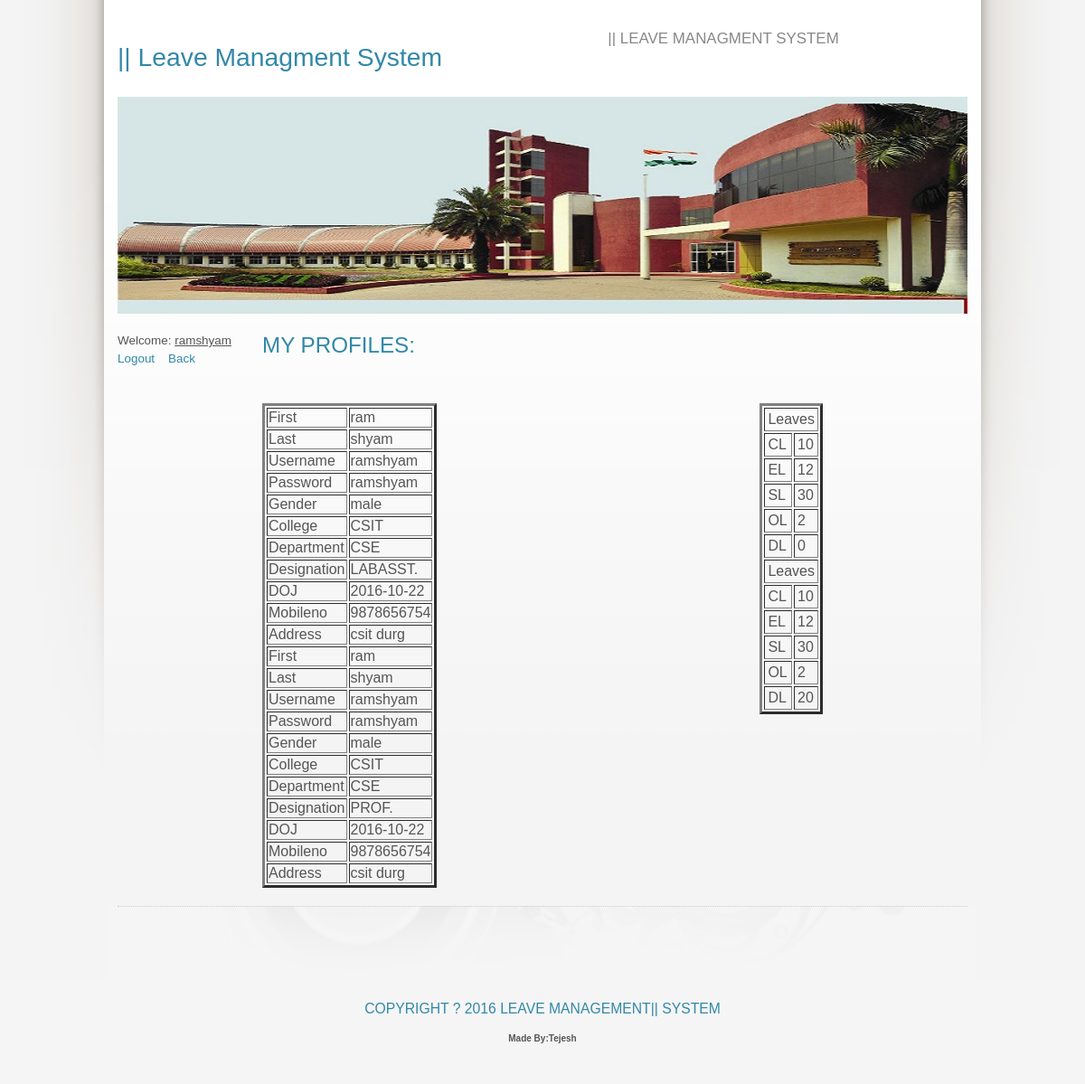
Page /myprofile.php (signed in) on the committed database.
### tables this page shows
CREATE TABLE IF NOT EXISTS `registration` (
  `ID` int(11) NOT NULL,
  `FIRST` varchar(50) NOT NULL,
  `LAST` varchar(50) NOT NULL,
  `USERNAME` varchar(50) NOT NULL,
  `PASSWORD` varchar(50) NOT NULL,
  `GENDER` varchar(30) NOT NULL,
  `COLLEGE` varchar(50) NOT NULL,
  `DEPARTMENT` varchar(50) NOT NULL,
  `DESIGNATION` varchar(50) NOT NULL,
  `TYPE` varchar(80) NOT NULL,
  `DOJ` varchar(30) NOT NULL,
  `MOBILENO` bigint(20) NOT NULL,
  `ADDRESS` varchar(300) NOT NULL,
  `CL` float NOT NULL,
  `EL` int(11) NOT NULL,
  `SL` int(11) NOT NULL,
  `OL` int(11) NOT NULL,
  `DL` int(11) NOT NULL
);

### myprofile.php (the view, shortened to what this page needs)
<html>
<head>
	<link rel="stylesheet" type="text/css" href="origo.css" title="Origo" media="all" />
</head>
<body class="light blue smaller freestyle01">
<div id="layout">
	<div class="row smaller">
		<div class="col c5 smaller">
			<h1><a href="index.php">|| Leave Managment System</a></h1>
		</div>
		<div class="col c7 aligncenter">
			<p class="slogan">|| Leave Managment System</p>
		</div>
	</div>
	<div class="row">
		<div class="col c12 aligncenter">
			<img src="images/front.jpg" width="960" height="240" alt="" />
		</div>
	</div>
	<div class="row">
		<div class="col c2 alignleft">
			<ul class="menu">
<?php
if($_SESSION['USERNAME']==session_id())
				{
				$a=$_SESSION['USER'];
				echo"Welcome: <u> $a</u>";
				?>
				<a href='logout.php'>Logout</a>&nbsp;&nbsp;&nbsp;
				<a href="user_login.php">Back</a>
			</div>
		<div class="col c8">
			<h2>MY PROFILES:</h2>
<br><br><br>
<?php
 $q="select * from registration where USERNAME='$a'";
 $rs=mysql_query($q);
?>
<?php
echo"<table border='3' style='float:left;'>";
 while($row=mysql_fetch_array($rs))
 {
  echo"<tr><td>First</td><td>$row[FIRST]</td></tr>";
  echo"<tr><td>Last</td><td>$row[LAST]</td></tr>";
  echo"<tr><td>Username</td><td>$row[USERNAME]</td></tr>";
  echo"<tr><td>Password</td><td>$row[PASSWORD]</td></tr>";
  echo"<tr><td>Gender</td><td>$row[GENDER]</td></tr>";
  echo"<tr><td>College</td><td>$row[COLLEGE]</td></tr>";
  echo"<tr><td>Department</td><td>$row[DEPARTMENT]</td></tr>";
  echo"<tr><td>Designation</td><td>$row[DESIGNATION]</td></tr>";
  echo"<tr><td>DOJ</td><td>$row[DOJ]</td></tr>";
  echo"<tr><td>Mobileno</td><td>$row[MOBILENO]</td></tr>";
  echo"<tr><td>Address</td><td>$row[ADDRESS]</td></tr>";
 }
echo"</table>";
?>
<?php
 $q="select * from registration where USERNAME='$a'";
 $rs=mysql_query($q);
?>
<?php
echo"<table border='3' style='float:right;' cellpadding='3'>";
 while($row=mysql_fetch_array($rs))
 {
  echo"<tr><td colspan='2'>Leaves</td></tr>";
  echo"<tr><td>CL</td><td>$row[CL]</td></tr>";
  echo"<tr><td>EL</td><td>$row[EL]</td></tr>";
  echo"<tr><td>SL</td><td>$row[SL]</td></tr>";
  echo"<tr><td>OL</td><td>$row[OL]</td></tr>";
  echo"<tr><td>DL</td><td>$row[DL]</td></tr>";
  }
echo"</table>";
?>
			</div>
 <?php
				}
				else
				{
				header("location:index.php");
				}
				?>
	</div>
	<div id="footer" class="row">
		<div class="col c12 aligncenter">
			<br><br><br><br><br><br>
        <h3><center>Copyright ? 2016 Leave Management|| System</center></h3>
        <h5><center>Made By:Tejesh</center></h5>   			 </div>
		</div>
	</div>
</body>
</html>

### origo.css (style rules this page uses)
body { background:#0a0a0a url(images/background.jpg) top center no-repeat; color:#ccc; font:110% 'Economica',Tahoma,sans-serif; line-height:1.3em; }
a { color:#d06060; text-decoration:none; font-weight:400; }
p,ul,ol,dl { margin:0 0 15px 0; line-height:1.5em; }
h1 { color:#888; font-size:3.6em; margin-bottom:0; }
h1 a { text-transform:none; font-weight:400; }
h2 { font-size:2.2em; color:#333; margin:0 0 5px; }
h3 { font-size:1.6em; margin:0 0 5px 0; }
h1,h2,h3 { color:#d06060; font-weight:400; line-height:1.2em; font-family:'Economica', sans-serif; }
#layout { margin:40px auto 0; width:960px; }
#footer { background:#0a0a0a url(images/insidebg.jpg) top center no-repeat; }
#footer .col { color:#555; border-top:1px dotted #1a1a1a; padding:20px 0; }
.col { float:left; margin:0 10px; overflow:hidden; float:left; display:inline; }
.col img { max-width:100%; }
.row { width:960px; margin:20px auto 0; overflow:hidden; }
.c2 { width:140px; }
.c5 { width:380px; }
.c7 { width:540px; }
.c8 { width:620px; }
.c12 { width:940px; }
ul.menu { list-style:none; margin:0; padding:10px 0; border-top:1px solid #333; }
.slogan { color:#bbb; font-size:1.2em; }
.alignleft { text-align:left; }
.aligncenter { text-align:center; }
.smaller { font-size:0.9em; }
body.light { background:#f5f5f5 url(images/background-light.jpg) top center no-repeat; color:#555; }
body.light a { color:#d06060; }
body.light h1 { color:#888; font-size:3.6em; margin-bottom:0; }
body.light h2 { color:#555; }
body.light h1, body.light h2, body.light h3 { color:#d06060; }
body.light ul.menu { border-top:1px solid #ddd; }
body.light .slogan { color:#888; }
body.light #footer { background:#f5f5f5 url(images/insidebg-light.jpg) top center no-repeat; }
body.light #footer .col { color:#555; border-top:1px dotted #ccc; }
body.blue a { color:#3288a8; }
body.blue h1, body.blue h2, body.blue h3 { color:#3288a8; }
body.freestyle01 { font:84% Tahoma,sans-serif; }
body.freestyle01 #layout { margin:20px auto 0; width:960px; }
body.freestyle01 h1, body.freestyle01 h2, body.freestyle01 h3, body.freestyle01 ul.menu li a { font-family: 'Dosis', sans-serif; text-transform:uppercase; }
body.freestyle01 p.slogan { font-family: 'Dosis', sans-serif; text-transform:uppercase; margin-top:10px; font-size:1.4em; }
body.freestyle01 h1 { line-height:1.7em; }
body.freestyle01 h1 { font-size:2.6em; }
body.freestyle01 h2 { font-size:1.8em; }
body.freestyle01 h3 { font-size:1.3em; }
body.freestyle01 ul.menu { list-style:none; margin:0 0 15px 0; border:0; padding:0; position:relative; }
body.freestyle01 #footer { font-size:0.9em; color:#999; }

### rows in the picture
registration: FIRST "ram", LAST "shyam", USERNAME "ramshyam", PASSWORD "ramshyam", GENDER "male", COLLEGE "CSIT", DEPARTMENT "CSE", DESIGNATION "LABASST.", DOJ "2016-10-22", MOBILENO "9878656754", ADDRESS "csit durg", CL "10", EL "12", SL "30", OL "2", DL "0"
registration: FIRST "ram", LAST "shyam", USERNAME "ramshyam", PASSWORD "ramshyam", GENDER "male", COLLEGE "CSIT", DEPARTMENT "CSE", DESIGNATION "PROF.", DOJ "2016-10-22", MOBILENO "9878656754", ADDRESS "csit durg", CL "10", EL "12", SL "30", OL "2", DL "20"

### other values in the picture
$a "ramshyam"
